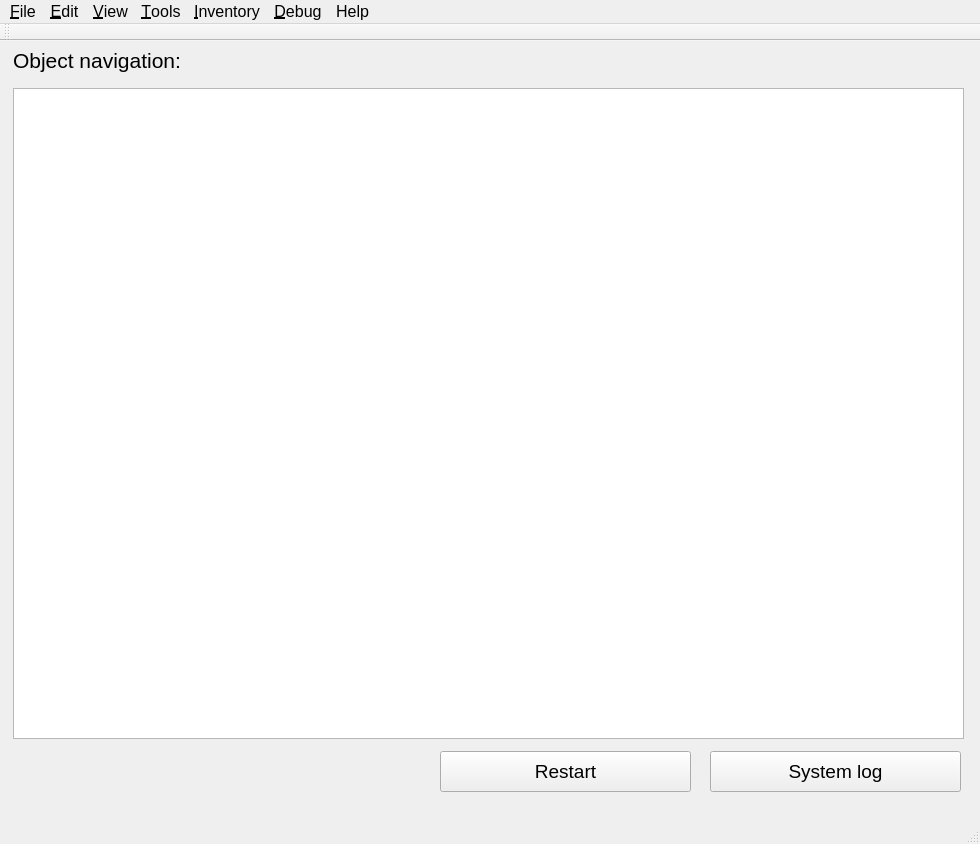
<?xml version="1.0" encoding="UTF-8"?>
<ui version="4.0">
 <class>MainWindow</class>
 <widget class="QMainWindow" name="MainWindow">
  <property name="windowModality">
   <enum>Qt::NonModal</enum>
  </property>
  <property name="geometry">
   <rect>
    <x>0</x>
    <y>0</y>
    <width>980</width>
    <height>844</height>
   </rect>
  </property>
  <property name="sizePolicy">
   <sizepolicy hsizetype="Preferred" vsizetype="Preferred">
    <horstretch>10</horstretch>
    <verstretch>10</verstretch>
   </sizepolicy>
  </property>
  <property name="font">
   <font>
    <pointsize>12</pointsize>
   </font>
  </property>
  <property name="windowTitle">
   <string>genJMRI</string>
  </property>
  <property name="windowIcon">
   <iconset>
    <normaloff>../icons/genJMRI.png</normaloff>../icons/genJMRI.png</iconset>
  </property>
  <widget class="QWidget" name="centralwidget">
   <widget class="QLabel" name="label">
    <property name="geometry">
     <rect>
      <x>13</x>
      <y>-1</y>
      <width>421</width>
      <height>41</height>
     </rect>
    </property>
    <property name="font">
     <font>
      <pointsize>18</pointsize>
     </font>
    </property>
    <property name="text">
     <string>&lt;html&gt;&lt;head/&gt;&lt;body&gt;&lt;p&gt;&lt;span style=&quot; font-size:16pt;&quot;&gt;Object navigation:&lt;/span&gt;&lt;/p&gt;&lt;/body&gt;&lt;/html&gt;</string>
    </property>
   </widget>
   <widget class="QPushButton" name="restartPushButton">
    <property name="geometry">
     <rect>
      <x>440</x>
      <y>710</y>
      <width>251</width>
      <height>41</height>
     </rect>
    </property>
    <property name="font">
     <font>
      <pointsize>14</pointsize>
     </font>
    </property>
    <property name="text">
     <string>Restart</string>
    </property>
    <property name="checkable">
     <bool>false</bool>
    </property>
    <property name="autoExclusive">
     <bool>false</bool>
    </property>
   </widget>
   <widget class="QPushButton" name="topLogPushButton">
    <property name="geometry">
     <rect>
      <x>710</x>
      <y>710</y>
      <width>251</width>
      <height>41</height>
     </rect>
    </property>
    <property name="font">
     <font>
      <pointsize>14</pointsize>
     </font>
    </property>
    <property name="text">
     <string>System log</string>
    </property>
    <property name="checkable">
     <bool>false</bool>
    </property>
    <property name="autoExclusive">
     <bool>false</bool>
    </property>
   </widget>
   <widget class="QLabel" name="label_9">
    <property name="geometry">
     <rect>
      <x>462</x>
      <y>308</y>
      <width>41</width>
      <height>16</height>
     </rect>
    </property>
    <property name="text">
     <string>Details:</string>
    </property>
   </widget>
   <widget class="QLabel" name="label_4">
    <property name="geometry">
     <rect>
      <x>260</x>
      <y>300</y>
      <width>71</width>
      <height>31</height>
     </rect>
    </property>
    <property name="text">
     <string>Operational state:</string>
    </property>
    <property name="wordWrap">
     <bool>true</bool>
    </property>
   </widget>
   <widget class="QLineEdit" name="sensOpStateSummaryLineEdit">
    <property name="geometry">
     <rect>
      <x>334</x>
      <y>307</y>
      <width>71</width>
      <height>19</height>
     </rect>
    </property>
    <property name="text">
     <string/>
    </property>
    <property name="readOnly">
     <bool>true</bool>
    </property>
   </widget>
   <widget class="QTreeView" name="topMoMTree">
    <property name="geometry">
     <rect>
      <x>13</x>
      <y>47</y>
      <width>951</width>
      <height>651</height>
     </rect>
    </property>
    <property name="sizePolicy">
     <sizepolicy hsizetype="Expanding" vsizetype="Expanding">
      <horstretch>0</horstretch>
      <verstretch>0</verstretch>
     </sizepolicy>
    </property>
    <property name="sizeIncrement">
     <size>
      <width>1</width>
      <height>1</height>
     </size>
    </property>
    <property name="cursor" stdset="0">
     <cursorShape>ArrowCursor</cursorShape>
    </property>
    <property name="verticalScrollBarPolicy">
     <enum>Qt::ScrollBarAsNeeded</enum>
    </property>
    <property name="horizontalScrollBarPolicy">
     <enum>Qt::ScrollBarAsNeeded</enum>
    </property>
    <attribute name="headerVisible">
     <bool>false</bool>
    </attribute>
   </widget>
  </widget>
  <widget class="QMenuBar" name="menubar">
   <property name="geometry">
    <rect>
     <x>0</x>
     <y>0</y>
     <width>980</width>
     <height>28</height>
    </rect>
   </property>
   <widget class="QMenu" name="menuFile">
    <property name="title">
     <string>&amp;File</string>
    </property>
    <addaction name="actionOpen"/>
    <addaction name="actionSave"/>
    <addaction name="actionSave_as"/>
   </widget>
   <widget class="QMenu" name="menuEdit">
    <property name="title">
     <string>&amp;Edit</string>
    </property>
    <addaction name="actionEdit"/>
    <addaction name="actionRemove"/>
    <addaction name="actionChange"/>
    <addaction name="actionFind"/>
    <addaction name="actionReplace"/>
    <addaction name="separator"/>
    <addaction name="actiongenJMRI_preferences"/>
    <addaction name="separator"/>
    <addaction name="actiongit_preferences"/>
   </widget>
   <widget class="QMenu" name="menuTools">
    <property name="title">
     <string>&amp;Tools</string>
    </property>
    <addaction name="actionRestart"/>
    <addaction name="separator"/>
    <addaction name="actionBackup"/>
    <addaction name="actionRestore"/>
    <addaction name="separator"/>
    <addaction name="actionLaunch_JMRI_UI"/>
   </widget>
   <widget class="QMenu" name="menuHelp">
    <property name="title">
     <string>Help</string>
    </property>
    <addaction name="actionAbout_genJMRI"/>
    <addaction name="actionSearch_for_help"/>
    <addaction name="separator"/>
    <addaction name="actionLicense"/>
    <addaction name="actionHow_to_contribute"/>
    <addaction name="actionSource"/>
    <addaction name="separator"/>
    <addaction name="actionUpgrading_JMRI"/>
   </widget>
   <widget class="QMenu" name="menuView">
    <property name="title">
     <string>&amp;View</string>
    </property>
   </widget>
   <widget class="QMenu" name="menuDebug">
    <property name="title">
     <string>&amp;Debug</string>
    </property>
    <addaction name="actionLog"/>
    <addaction name="actionOpen_Log_window"/>
   </widget>
   <widget class="QMenu" name="menuInventory">
    <property name="title">
     <string>&amp;Inventory</string>
    </property>
    <addaction name="actionSoftware_vesion_inventory"/>
    <addaction name="actionHardware_version_inventory"/>
    <addaction name="actionSystem_state_inventory"/>
    <addaction name="separator"/>
    <addaction name="actionShow_Decoders"/>
    <addaction name="actionShow_Kight_groups"/>
    <addaction name="actionShow_Satelite_Links"/>
    <addaction name="actionShow_Satelites"/>
    <addaction name="actionShow_Sensors"/>
    <addaction name="actionShow_Actuators"/>
    <addaction name="separator"/>
    <addaction name="actionSearch"/>
    <addaction name="separator"/>
    <addaction name="actiongitOpsVersions"/>
   </widget>
   <addaction name="menuFile"/>
   <addaction name="menuEdit"/>
   <addaction name="menuView"/>
   <addaction name="menuTools"/>
   <addaction name="menuInventory"/>
   <addaction name="menuDebug"/>
   <addaction name="menuHelp"/>
  </widget>
  <widget class="QStatusBar" name="statusbar"/>
  <widget class="QToolBar" name="toolBar">
   <property name="windowTitle">
    <string>toolBar</string>
   </property>
   <attribute name="toolBarArea">
    <enum>TopToolBarArea</enum>
   </attribute>
   <attribute name="toolBarBreak">
    <bool>false</bool>
   </attribute>
  </widget>
  <action name="actionOpen">
   <property name="icon">
    <iconset>
     <normaloff>../.designer/OneDrive/Projects/ModelRailway/GenericJMRIdecoder/Gui/icons/gui_save_icon_157040.png</normaloff>../.designer/OneDrive/Projects/ModelRailway/GenericJMRIdecoder/Gui/icons/gui_save_icon_157040.png</iconset>
   </property>
   <property name="text">
    <string>Open</string>
   </property>
  </action>
  <action name="actionSave">
   <property name="text">
    <string>Save</string>
   </property>
  </action>
  <action name="actionSave_as">
   <property name="text">
    <string>Save as</string>
   </property>
  </action>
  <action name="actionEdit">
   <property name="text">
    <string>Add</string>
   </property>
  </action>
  <action name="actionRemove">
   <property name="text">
    <string>Remove</string>
   </property>
  </action>
  <action name="actionChange">
   <property name="text">
    <string>Change</string>
   </property>
  </action>
  <action name="actionFind">
   <property name="text">
    <string>Find</string>
   </property>
  </action>
  <action name="actionLog">
   <property name="text">
    <string>Set log properties</string>
   </property>
  </action>
  <action name="actionLog_2">
   <property name="text">
    <string>Log</string>
   </property>
  </action>
  <action name="actionOpen_Log_window">
   <property name="text">
    <string>Open Log window</string>
   </property>
  </action>
  <action name="actionAbout_genJMRI">
   <property name="text">
    <string>About genJMRI</string>
   </property>
  </action>
  <action name="actionSoftware_inventory">
   <property name="text">
    <string>Software inventory</string>
   </property>
  </action>
  <action name="actionSoftware_vesion_inventory">
   <property name="text">
    <string>Software vesion inventory</string>
   </property>
  </action>
  <action name="actionHardware_version_inventory">
   <property name="text">
    <string>Hardware version inventory</string>
   </property>
  </action>
  <action name="actionSystem_state_inventory">
   <property name="text">
    <string>System state inventory</string>
   </property>
  </action>
  <action name="actionLicense">
   <property name="text">
    <string>License</string>
   </property>
  </action>
  <action name="actionRestart">
   <property name="text">
    <string>Restart</string>
   </property>
  </action>
  <action name="actionBackup">
   <property name="text">
    <string>Backup</string>
   </property>
  </action>
  <action name="actionRestore">
   <property name="text">
    <string>Restore</string>
   </property>
  </action>
  <action name="actionLaunch_JMRI_UI">
   <property name="text">
    <string>Launch JMRI UI</string>
   </property>
  </action>
  <action name="actiongenJMRI_preferences">
   <property name="text">
    <string>genJMRI preferences</string>
   </property>
  </action>
  <action name="actionReplace">
   <property name="text">
    <string>Replace</string>
   </property>
  </action>
  <action name="actionSearch_for_help">
   <property name="text">
    <string>Search for help</string>
   </property>
  </action>
  <action name="actionHow_to_contribute">
   <property name="text">
    <string>How to contribute</string>
   </property>
  </action>
  <action name="actionSource">
   <property name="text">
    <string>Source</string>
   </property>
  </action>
  <action name="actionUpgrading_JMRI">
   <property name="text">
    <string>Upgrading JMRI</string>
   </property>
  </action>
  <action name="actionShow_Decoders">
   <property name="text">
    <string>Show Decoders inventory</string>
   </property>
  </action>
  <action name="actionShow_Kight_groups">
   <property name="text">
    <string>Show Light groups inventory</string>
   </property>
  </action>
  <action name="actionShow_Satelite_Links">
   <property name="text">
    <string>Show Satelite Links inventory</string>
   </property>
  </action>
  <action name="actionShow_Satelites">
   <property name="text">
    <string>Show Satelites inventory</string>
   </property>
  </action>
  <action name="actionShow_Sensors">
   <property name="text">
    <string>Show Sensors inventory</string>
   </property>
  </action>
  <action name="actionShow_Actuators">
   <property name="text">
    <string>Show Actuators  inventory</string>
   </property>
  </action>
  <action name="actionSearch">
   <property name="text">
    <string>Search</string>
   </property>
  </action>
  <action name="actiongit_preferences">
   <property name="text">
    <string>gitOps preferences</string>
   </property>
  </action>
  <action name="actiongitOpsVersions">
   <property name="text">
    <string>gitOpsVersions</string>
   </property>
  </action>
 </widget>
 <resources/>
 <connections/>
</ui>
